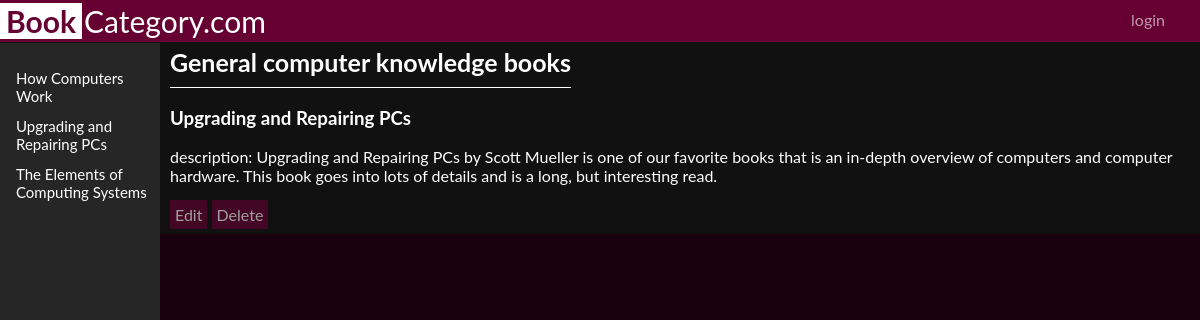
/catalog/1/books/2, run on the app's committed database.
### database_setup.py (models this page shows, shortened)
class Book(Base):
    __tablename__ = 'book'
    name = Column(String(80), nullable=False)
    description = Column(String(250))
    id = Column(Integer, primary_key=True)
    category_id = Column(Integer, ForeignKey('category.id'))
    category = relationship(Category)
    user_id = Column(Integer, ForeignKey('user.id'))
    user = relationship(User)

class Category(Base):
    __tablename__ = 'category'
    id = Column(Integer, primary_key=True)
    name = Column(String(80), nullable=False)
    user_id = Column(Integer, ForeignKey('user.id'))
    user = relationship(User)

### item_catalog.py (the view)
@app.route('/catalog/<int:category_id>/books/<int:item_id>')
def showBookInfo(category_id, item_id):
    items = session.query(Book).filter_by(category_id=category_id).all()
    category = session.query(Category).filter_by(id=category_id).one()
    item = session.query(Book).filter_by(id=item_id).one()
    return render_template('iteminfo.html', item=item,
                           items=items, category=category)

### templates/iteminfo.html (shortened to what this page needs)
<!DOCTYPE html>
<html lang="en">
  <head>
    <link href="{{ url_for('static', filename='styles.css') }}" rel="stylesheet"/>
  </head>
  <body>
    <div class="header">
      <a href="/" style="text-decoration:none;color:white;"><span class="header-content"><strong>Book</strong>Category.com</span></a>
      {%if 'username' not in session%}
        <a href="/login"class="button" id="login-button">login</a>
        {%else%}
          <a href="/logout"class="button" id="login-button">logout</a>
        {%endif%}
    </div>
      <div class="sidenav">
        {% for item in items %}
        <a href="{{url_for('showBookInfo', category_id = category.id,item_id=item.id)}}">{{item.name}}</a>
        {% endfor %}
      </div>
      <div class="main">
        <a href="{{url_for('showBooks', category_id = category.id)}}" class="title">{{category.name}} books</a>
        <div class="item-content">
          <h3>{{item.name}}</h3>
          <div class="description">
            {%if not item.description%}
            There is no description available. Click edit to add one.
            {%else%}
            description: {{item.description}}
            {%endif%}
          </div>
        </div>
        <div class='buttons'>
          <a class="button" href="{{url_for('editBook', category_id=category.id, item_id=item.id)}}">Edit</a>
          <a class="button" href="{{url_for('deleteBook', category_id=category.id, item_id=item.id)}}">Delete</a>
        </div>
     </div>
  </body>
</html>

### static/styles.css (style rules this page uses)
body { font-family: "Lato", sans-serif; margin-top: 0px; max-resolution: 0px; background-color: #1a000d; margin-right: 0px; margin-left: 0px; }
.header { position: fixed; top: 0; left: 0; width: 100%; margin-top: 0px; padding: 3px; padding-left: 0px; text-align: left; align-content: center; background: #660033; color: white; font-size: 30px; }
.header a { text-decoration:none; color:white }
.main { margin-top: 10px; padding-top: 37px; background-color: #111; padding-left: 170px; padding-bottom: 10px; color: white; }
.header-content strong { background-color: white; color: #660033; padding: 0px 6px; margin-right: 2px; }
.title { display: inline-block; color: white; font-size: 25px; margin-top: 0px; border-bottom: 1px solid white; padding-bottom:10px; text-decoration: none; font-weight: bold; }
.sidenav { height: 100%; width: 160px; position: fixed; z-index: 1; top: 1; left: 0; background-color: #262626; padding-top: 20px; margin: 33px 0px; }
.sidenav a { padding: 6px 8px 6px 16px; text-decoration: none; font-size: 15px; color: white; display: block; transition: 0.3s; }
.description { color: white; }
.buttons { margin-top: 20px; }
#login-button { float: right; margin-right: 30px; margin-top: 1.6px; }
.button { background-color: #660033; border: none; margin-top: 10px; font-size: 16px; color: white; padding: 5px 5px; text-align: center; text-decoration: none; opacity: 0.6; transition: 0.3s; cursor: pointer }

### data on the page
Book: name "How Computers Work"
Book: name "Upgrading and Repairing PCs", description "Upgrading and Repairing PCs by Scott Mueller is one of our favorite books that is an in-depth overview of computers and computer hardware. This book goes into lots of details and is a long, but interesting read."
Book: name "The Elements of Computing Systems"
Category: name "General computer knowledge"
